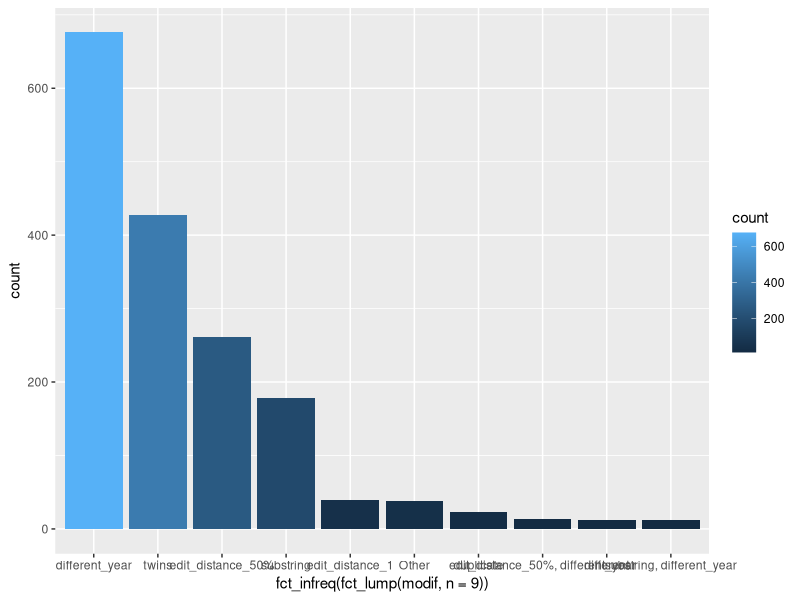

Recreate this plot in R.
library(tidyverse)
library(forcats)
library(stringr)

pair_errors <- read_csv("./pair_errors.csv", col_types = cols(.default = "c"))
pair_original <- read_csv("./pair_original.csv", col_types = cols(.default = "c"))

#error types
num_twins <- 20
num_duplciates <-15
num_edit_distance_50 <- 40
num_edit_distance_1 <- 20
num_others <- 50
num_different_year <- 20
num_many_errors <- 5
num_different <- 10
num_substring <- 50


dob <- 50
name <- c(50,25,25)
first_name <- name[2]
last_name <- name[3]

(pair_errors_fct <- pair_errors %>% 
  mutate(modif = fct_lump(modif, n = 9)))

sample_param <- function(modif_name, num_modif){
  pair_errors_fct %>% 
    filter(str_detect(modif,modif_name)) %>% 
    sample_n(size = ifelse(num_modif > nrow(.),nrow(.),num_modif))
}


pair_errors %>% count(modif, sort = T) %>% print(n = 50)
pair_errors %>% count(pos, sort = T)
pair_errors_fct %>% count(modif, sort = T)

set.seed(1)
(dt_1 <- sample_param("twins", num_twins))
(dt_2 <- sample_param("duplicate", num_duplciates))
(dt_3 <- sample_param("different_year",num_different_year))
(dt_4 <- sample_param("substring", num_substring))
(dt_5 <- sample_param("edit_distance_50%", num_edit_distance_50))
(dt_6 <- sample_param("edit_distance_1", num_edit_distance_1))
(dt_7 <- sample_param("others", num_others))
(dt_8 <- sample_param("different", num_different))


(dt_all <- bind_rows(dt_1,dt_2,dt_3,dt_4,dt_5,dt_6,dt_7,dt_8) %>% unique())

pair_original %>% semi_join(dt_all, by = c("ID")) 

pair_errors %T>%
  View() %>%
    ggplot(aes(fct_infreq(fct_lump(modif, n = 9)))) + geom_bar(aes(fill = ..count..))
